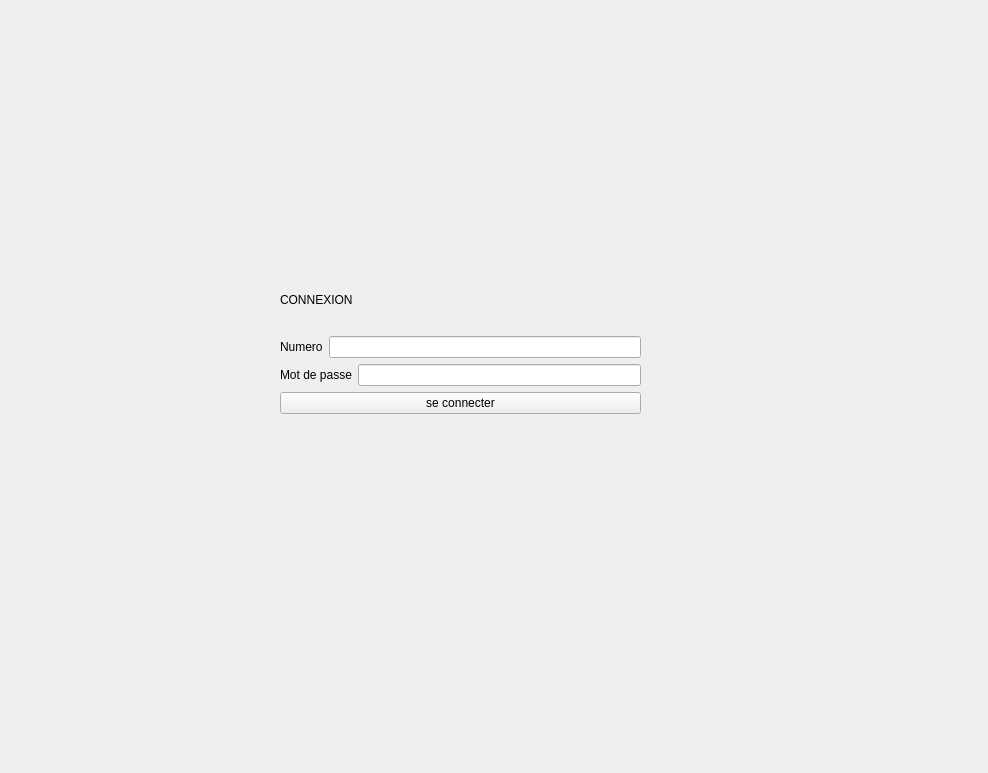
<?xml version="1.0" encoding="UTF-8"?>
<ui version="4.0">
 <class>Form</class>
 <widget class="QWidget" name="Form">
  <property name="geometry">
   <rect>
    <x>0</x>
    <y>0</y>
    <width>988</width>
    <height>773</height>
   </rect>
  </property>
  <property name="windowTitle">
   <string>Form</string>
  </property>
  <widget class="QWidget" name="layoutWidget">
   <property name="geometry">
    <rect>
     <x>280</x>
     <y>270</y>
     <width>361</width>
     <height>144</height>
    </rect>
   </property>
   <layout class="QVBoxLayout" name="verticalLayout">
    <item>
     <widget class="QLabel" name="label">
      <property name="text">
       <string>CONNEXION</string>
      </property>
     </widget>
    </item>
    <item>
     <layout class="QHBoxLayout" name="horizontalLayout">
      <item>
       <widget class="QLabel" name="label_2">
        <property name="text">
         <string>Numero</string>
        </property>
       </widget>
      </item>
      <item>
       <widget class="QLineEdit" name="lineEdit"/>
      </item>
     </layout>
    </item>
    <item>
     <layout class="QHBoxLayout" name="horizontalLayout_2">
      <item>
       <widget class="QLabel" name="label_3">
        <property name="text">
         <string>Mot de passe</string>
        </property>
       </widget>
      </item>
      <item>
       <widget class="QLineEdit" name="lineEdit_2"/>
      </item>
     </layout>
    </item>
    <item>
     <widget class="QPushButton" name="pushButton">
      <property name="text">
       <string>se connecter</string>
      </property>
     </widget>
    </item>
   </layout>
  </widget>
 </widget>
 <resources/>
 <connections/>
</ui>
